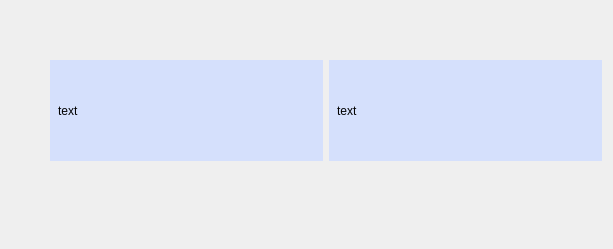
<?xml version="1.0" encoding="UTF-8"?>
<ui version="4.0">
 <class>Form</class>
 <widget class="QWidget" name="Form">
  <property name="geometry">
   <rect>
    <x>0</x>
    <y>0</y>
    <width>613</width>
    <height>249</height>
   </rect>
  </property>
  <property name="maximumSize">
   <size>
    <width>16777215</width>
    <height>16777215</height>
   </size>
  </property>
  <property name="windowTitle">
   <string>Form</string>
  </property>
  <widget class="QWidget" name="gridLayoutWidget">
   <property name="geometry">
    <rect>
     <x>50</x>
     <y>60</y>
     <width>552</width>
     <height>101</height>
    </rect>
   </property>
   <layout class="QGridLayout" name="gridLayout">
    <item row="2" column="0">
     <widget class="QLabel" name="nickname">
      <property name="minimumSize">
       <size>
        <width>270</width>
        <height>30</height>
       </size>
      </property>
      <property name="styleSheet">
       <string notr="true">padding:5px;
background-color: rgb(213, 224, 252); </string>
      </property>
      <property name="text">
       <string>text</string>
      </property>
     </widget>
    </item>
    <item row="2" column="1">
     <widget class="QLabel" name="score">
      <property name="minimumSize">
       <size>
        <width>270</width>
        <height>60</height>
       </size>
      </property>
      <property name="maximumSize">
       <size>
        <width>16777215</width>
        <height>16777215</height>
       </size>
      </property>
      <property name="styleSheet">
       <string notr="true">padding:5px;
background-color: rgb(213, 224, 252); </string>
      </property>
      <property name="text">
       <string>text</string>
      </property>
     </widget>
    </item>
   </layout>
  </widget>
 </widget>
 <resources/>
 <connections/>
</ui>
